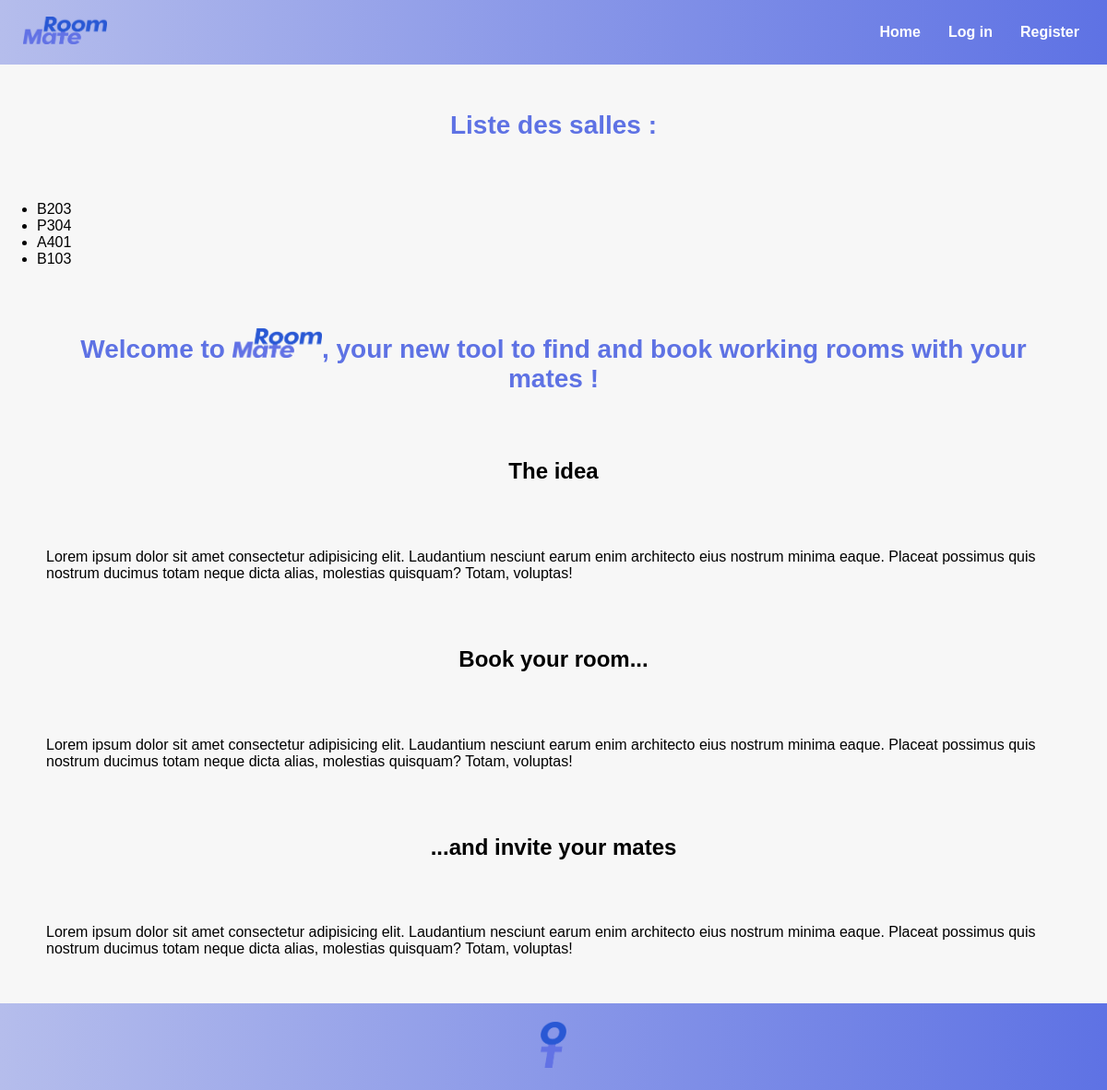
The app's page /, older data.
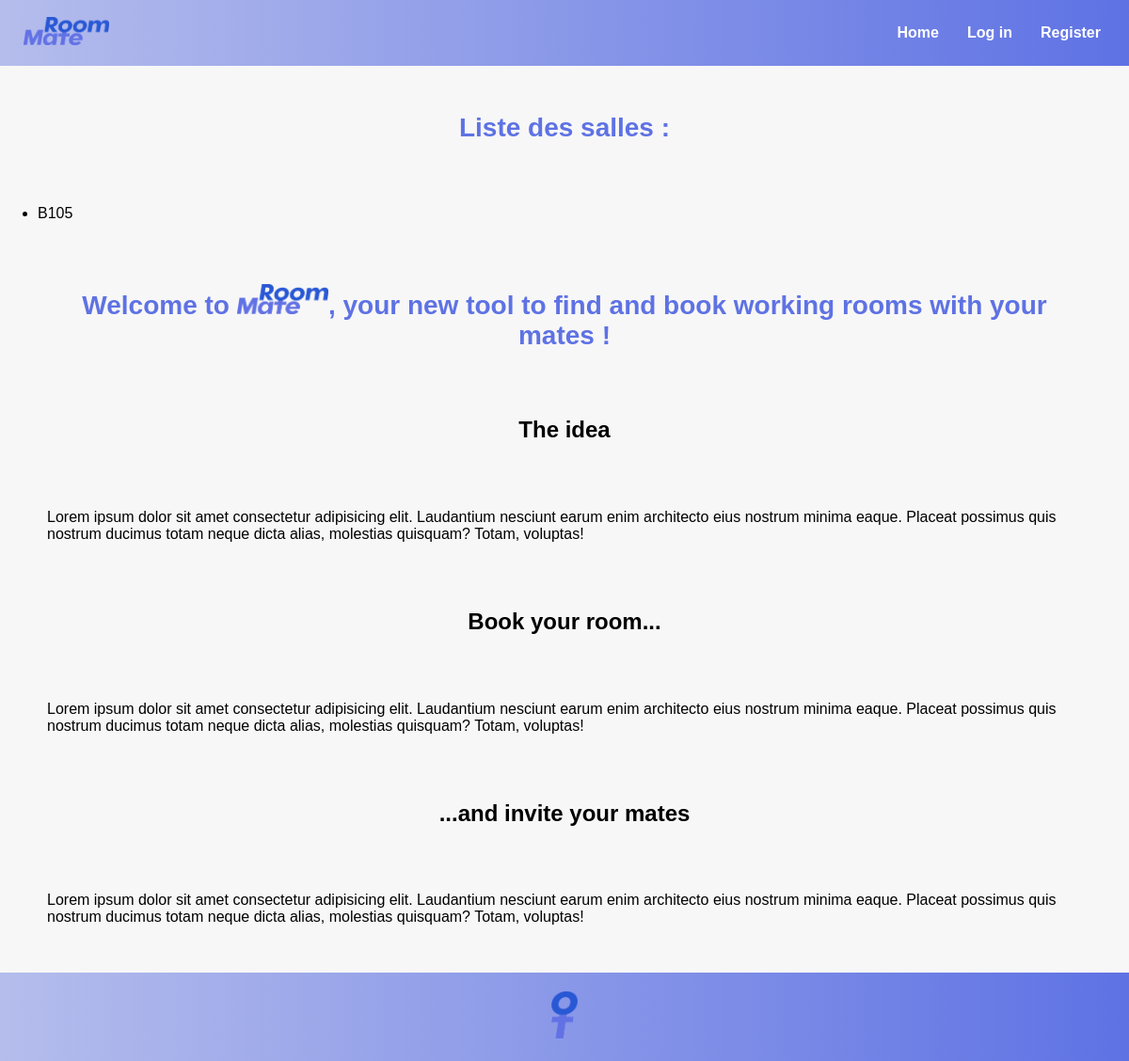
The same page, newer data.
### RoomManager/models.py (models this page shows, shortened)
class Room(models.Model):
    WINGS = [
        ('P', 'Paris'),
        ('B', 'Boulogne'),
        ('A', 'Auteuil'),
    ]
    name = models.CharField(max_length=50)
    capacity = models.IntegerField()
    wing = models.CharField(max_length=1, choices=WINGS)
    floor = models.IntegerField()
    number = models.IntegerField()

### RoomManager/views.py (the view)
# urls.py: path('', views.home, name='home'),
def home(request):
    rooms = Room.objects.all()
    return render(request, 'RoomManager/home.html', {'rooms': rooms})

### RoomManager/templates/RoomManager/home.html (shortened to what this page needs)
{% extends 'RoomManager/base.html' %}
{% block content %}
    <h1>Liste des salles :</h1>
    <ul>
        {% for room in rooms %}
            <li>{{ room.name }}</li>
        {% endfor %}
    </ul>
    <h1>Welcome to <img src="../../static/RoomManager/RoomMate_textlogo.png">, your new tool to find and book working rooms with your mates !</h1>
    <h2>The idea</h2>
    <p>Lorem ipsum dolor sit amet consectetur adipisicing elit. Laudantium nesciunt earum enim architecto eius nostrum minima eaque. Placeat possimus quis nostrum ducimus totam neque dicta alias, molestias quisquam? Totam, voluptas!</p>
    <h2>Book your room...</h2>
    <p>Lorem ipsum dolor sit amet consectetur adipisicing elit. Laudantium nesciunt earum enim architecto eius nostrum minima eaque. Placeat possimus quis nostrum ducimus totam neque dicta alias, molestias quisquam? Totam, voluptas!</p>
    <h2>...and invite your mates</h2>
    <p>Lorem ipsum dolor sit amet consectetur adipisicing elit. Laudantium nesciunt earum enim architecto eius nostrum minima eaque. Placeat possimus quis nostrum ducimus totam neque dicta alias, molestias quisquam? Totam, voluptas!</p>
{% endblock %}

### RoomManager/templates/RoomManager/base.html (shortened to what this page needs)
{% load static %}
<!DOCTYPE html>
<html lang="en">
<head>
    <link href="{% static 'RoomManager/base.css' %}" rel="stylesheet">
</head>
<body>
    <nav>
        <a href="{% url 'home' %}"><img src="{% static 'RoomManager/RoomMate_textlogo.png' %}"></a>
        <ul>
            <li><a href="{% url 'home' %}">Home</a></li>
            {% if user.is_authenticated %}
            <li><a href="{% url 'room_booking' %}">Booking</a></li>
            <li><a href="{% url 'settings' %}">Settings</a></li>
            <li><a href="{% url 'profile' %}">{{ user.get_username }}</a></li>
            {% else %}
            <li><a href="{% url 'login' %}">Log in</a></li>
            <li><a href="{% url 'register' %}">Register</a></li>
            {% endif %}
        </ul>
    </nav>
    <div class="content">
        {% block content %}
        {% endblock %}
    </div>
    <footer>
        <a href="{% url 'home' %}"><img src="{% static 'RoomManager/RoomMate_minilogo.png' %}"></a>
    </footer>
</body>
</html>

### RoomManager/static/RoomManager/base.css (style rules this page uses)
body { background-color: #f7f7f7; font-family: "Montserrat", sans-serif; margin: 0; }
a { text-decoration: none; transition: color 0.3s ease; }
nav { background: linear-gradient(to right, #b5bdec, #5e72e4); display: flex; justify-content: center; align-items: center; padding: 15px; height: 5vh; }
nav img { height: 30px; margin-left: 10px; }
nav ul { display: flex; list-style: none; margin: 0; padding: 0; margin-left: auto; }
nav li { font-size: 16px; margin: 5px 15px; }
nav a { color: #fff; text-decoration: none; font-weight: 600; }
footer { padding: 20px; display: flex; flex-direction: column; justify-content: center; align-items: center; background: linear-gradient(to right, #b5bdec, #5e72e4); color: #fff; }
footer img { height: 50px; }

### RoomManager/templates/RoomManager/home.html (style rules this page uses)
.content { display: grid; justify-content: center; align-items: center; }
h1 { color: #5e72e4; font-size: 28px; margin: 50px; text-align: center; }
img { height: 32px; }
h2 { text-align: center; }
p { margin: 50px; }

Row changes from the older to the newer data that the page shows:
removed Room: name "B203"
removed Room: name "P304"
removed Room: name "A401"
removed Room: name "B103"
added Room: name "B105"
